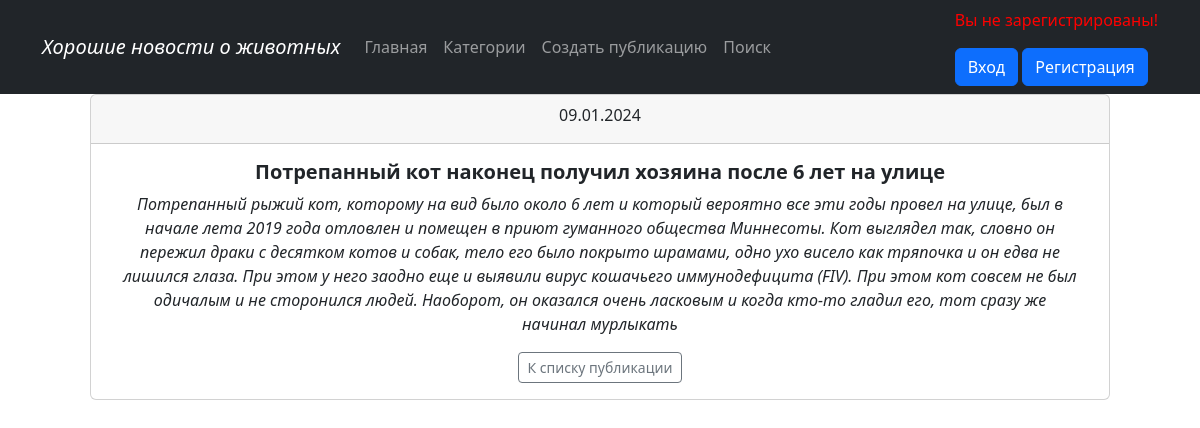
The page /news/21 on the database its author committed.
### news/models.py (models this page shows, shortened)
class Post(models.Model):
    author = models.ForeignKey(Author, on_delete=models.CASCADE)
    content_type = models.CharField(max_length=10, choices=[
        ('статья', 'Статья'), ('новость', 'Новость')])
    created_time = models.DateTimeField(auto_now_add=True)
    categories = models.ManyToManyField(Category, through='PostCategory',
                                        related_name='PostCategory')
    title = models.CharField(max_length=255)
    text = models.TextField()
    rating = models.IntegerField(default=0)

### news/views.py (the view)
# urls.py: path('<int:pk>', PostDetail.as_view(), name='post_full'),
class PostDetail(DetailView):
    model = Post
    template_name = 'post_full.html'
    queryset = Post.objects.all()

### news/templatetags/custom_filters.py (called while the page is built)
@register.filter()
def censor(text):
    list_words = text.split()
    censor_words = {'салюты', 'игрушки', }
    censor_text = []
    if isinstance(text, str):
        for word in list_words:
            if word.lower() in censor_words:
                word = f'{word[0]}{"*" * (len(word) - 2)}{word[-1]}'
            censor_text.append(word)
        return ' '.join(censor_text)

### templates/post_full.html (shortened to what this page needs)
{% extends 'flatpages/default.html' %}
{% load custom_filters %}
{% block content %}
<div class="container px-5">
<div class="card">
  <div class="card-header">
    {{ post.created_time | date:'d.m.Y' }}
  </div>
  <div class="card-body mx-3">
    <h5 class="card-title text-center"><b>{{ post.title|censor }}</b></h5>
    <p class="card-text"><i>{{ post.text|censor }}</i></p>
    <a href="{% url 'post_list' %}" class="btn btn-outline-secondary btn-sm">К списку публикации</a>
  </div>
</div>
  </div>{% endblock content %}

### rows shown on the page
Post: created_time "09.01.2024", title|censor "Потрепанный кот наконец получил хозяина после 6 лет на улице", text|censor "Потрепанный рыжий кот, которому на вид было около 6 лет и который вероятно все эти годы провел на улице, был в начале лета 2019 года отловлен и помещен в приют гуманного общества Миннесоты. Кот выглядел так, словно он пережил драки с десятком котов и собак, тело его было покрыто шрамами, одно ухо висело как тряпочка и он едва не лишился глаза. При этом у него заодно еще и выявили вирус кошачьего иммунодефицита (FIV). При этом кот совсем не был одичалым и не сторонился людей. Наоборот, он оказался очень ласковым и когда кто-то гладил его, тот сразу же начинал мурлыкать"
